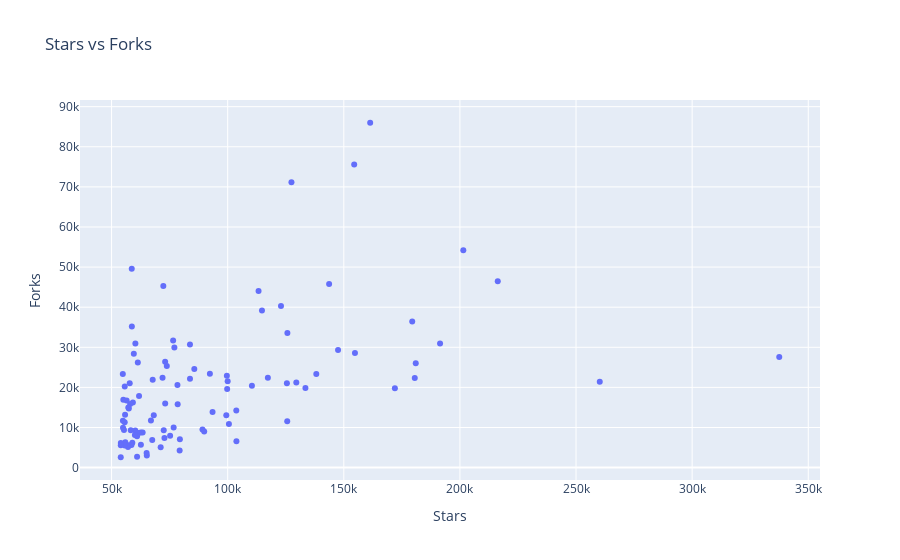

This figure's notebook cell:
### Code cell
#make a scatter plot with lists: name_list, stars_list, forkcount_list
fig = px.scatter(x=stars_list, y=forkcount_list, labels={'x':'Stars', 'y':'Forks'}, title='Stars vs Forks', hover_name=name_list)
fig.show()

### Figure 1 — Plotly figure (JSON) as saved in the notebook; plotly's stock layout.template omitted (floating-point values rounded to 4 significant figures)
{"data": [{"hovertemplate": "<b>%{hovertext}</b><br><br>Stars=%{x}<br>Forks=%{y}<extra></extra>", "hovertext": ["freeCodeCamp", "996.ICU", "free-programming-books", "coding-interview-university", "vue", "developer-roadmap", "awesome", "react", "public-apis", "tensorflow", "system-design-primer", "bootstrap", "You-Dont-Know-JS", "CS-Notes", "ohmyzsh", "flutter", "javascript-algorithms", "gitignore", "Python", "build-your-own-x", "vscode", "linux", "javascript", "JavaGuide", "Python-100-Days", "awesome-python", "youtube-dl", "computer-science", "the-art-of-command-line", "react-native", "fucking-algorithm", "d3", "electron", "go", "create-react-app", "axios", "30-seconds-of-code", "free-programming-books-zh_CN", "node", "kubernetes", "terminal", "deno", "next.js", "angular", "three.js", "TypeScript", "ant-design", "puppeteer", "material-ui", "animate.css", "vue-element-admin", "nodebestpractices", "awesome-go", "models", "java-design-patterns", "awesome-selfhosted", "LeetCodeAnimation", "laravel", "storybook", "Font-Awesome", "thefuck", "PowerToys", "awesome-vue", "realworld", "tech-interview-handbook", "moby", "rust", "django", "FiraCode", "clean-code-javascript", "bitcoin", "project-based-learning", "webpack", "angular.js", "advanced-java", "scrcpy", "spring-boot", "opencv", "json-server", "swift", "reveal.js", "elasticsearch", "flask", "Front-End-Checklist", "redux", "netdata", "atom", "hugo", "transformers", "the-book-of-secret-knowledge", "jquery", "Chart.js", "express", "architect-awesome", "socket.io", "interviews", "mall", "gin", "nvm", "svelte"], "legendgroup": "", "marker": {"color": "#636efa", "symbol": "circle"}, "mode": "markers", "name": "", "orientation": "v", "showlegend": false, "type": "scatter", "x": [337508, 260216, 216296, 201460, 191451, 180983, 180557, 179460, 171996, 161358, 154805, 154478, 147523, 143673, 138153, 133471, 129555, 127455, 125715, 125635, 125498, 122949, 117303, 114763, 113286, 110429, 103759, 103704, 100530, 99994, 99773, 99647, 99403, 93479, 92337, 89890, 89144, 85625, 83766, 83759, 79415, 79317, 78461, 78366, 77037, 76732, 76510, 75213, 73776, 73084, 73072, 72774, 72455, 72291, 71946, 71142, 68173, 67709, 67508, 66948, 65168, 65085, 63382, 62630, 62569, 61828, 61574, 61304, 60990, 60967, 60244, 60212, 60041, 59579, 59169, 58940, 58732, 58687, 58558, 58266, 57989, 57810, 57420, 57393, 57218, 57074, 56479, 55916, 55818, 55699, 55666, 55655, 55348, 55061, 54927, 54886, 54841, 53985, 53969, 53952], "xaxis": "x", "y": [27564, 21432, 46484, 54188, 30954, 25998, 22324, 36412, 19812, 85990, 28609, 75588, 29344, 45800, 23363, 19873, 21227, 71168, 33564, 11534, 21014, 40289, 22404, 39178, 44067, 20388, 6600, 14214, 10854, 21546, 19574, 22921, 13036, 13882, 23415, 9026, 9500, 24586, 22131, 30667, 7066, 4241, 15796, 20573, 29974, 10033, 31719, 7971, 25308, 15993, 26394, 7406, 9302, 45290, 22402, 5101, 13084, 21923, 6890, 11764, 3011, 3629, 8757, 5729, 8735, 17856, 8609, 26187, 2714, 7818, 30935, 9235, 8138, 28410, 16221, 6174, 35185, 49569, 5666, 9337, 15882, 21016, 14751, 5581, 15001, 5134, 16711, 6342, 13191, 5502, 20195, 11320, 9369, 16944, 9935, 11666, 23370, 6146, 5587, 2584], "yaxis": "y"}], "layout": {"legend": {"tracegroupgap": 0}, "title": {"text": "Stars vs Forks"}, "xaxis": {"anchor": "y", "domain": [0, 1], "title": {"text": "Stars"}}, "yaxis": {"anchor": "x", "domain": [0, 1], "title": {"text": "Forks"}}}}
